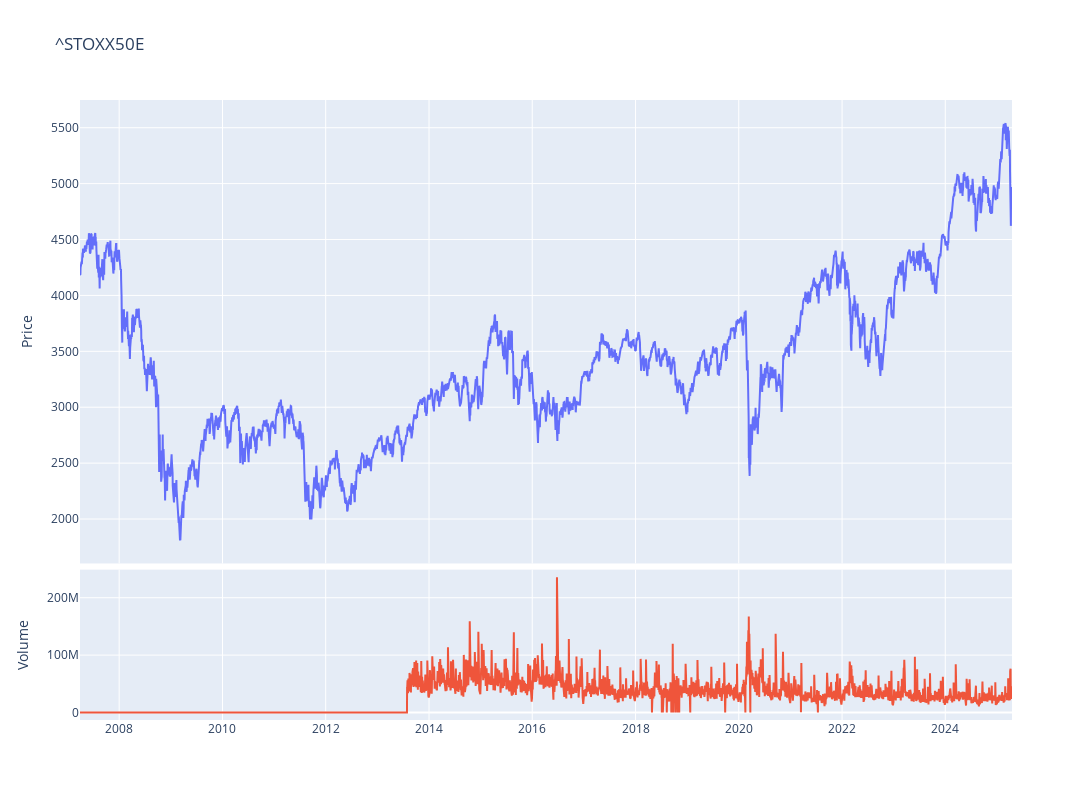

Notebook source saved alongside this figure:
### Code cell
fig = make_subplots(rows=4, cols=1,shared_xaxes=True,vertical_spacing=0.01,specs=[[{'rowspan':3,'colspan':1}],[None],[None],[{'rowspan':1,'colspan':1}]])

# Graph (1,1)
fig.add_trace(go.Scatter(x=stock_ticker.index,y=stock_ticker['Adj Close'],mode="lines",name=f"{ticker}"),row=1, col=1)
# Update xaxis properties
fig.update_yaxes(title_text="Price", row=1, col=1)

# Graph (4,1)
fig.add_trace(go.Scatter(x=stock_ticker.index,y=stock_ticker['Volume'],mode="lines",name='Volume'),row=4, col=1)
fig.update_yaxes(title_text="Volume", row=4, col=1)

fig.update_layout(height=800, width=1300,showlegend=False,title=f"{ticker}")

fig.show()

### Figure 1 — Plotly figure (JSON) as saved in the notebook; plotly's stock layout.template omitted (floating-point values rounded to 4 significant figures; data arrays with more than 128 entries replaced by an {"elided": "..."} marker saying what was removed)
{"data": [{"mode": "lines", "name": "^STOXX50E", "type": "scatter", "x": {"elided": "4527 str values"}, "xaxis": "x", "y": {"elided": "4527 float values"}, "yaxis": "y"}, {"mode": "lines", "name": "Volume", "type": "scatter", "x": {"elided": "4527 str values"}, "xaxis": "x2", "y": {"elided": "4527 int values"}, "yaxis": "y2"}], "layout": {"height": 800, "showlegend": false, "title": {"text": "^STOXX50E"}, "width": 1300, "xaxis": {"anchor": "y", "domain": [0, 1], "matches": "x2", "showticklabels": false}, "xaxis2": {"anchor": "y2", "domain": [0, 1]}, "yaxis": {"anchor": "x", "domain": [0.2525, 1], "title": {"text": "Price"}}, "yaxis2": {"anchor": "x2", "domain": [0, 0.2425], "title": {"text": "Volume"}}}}
